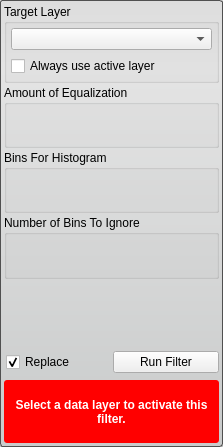
<?xml version="1.0" encoding="UTF-8"?>
<ui version="4.0">
 <class>HistogramEqualizationFilterInterface</class>
 <widget class="QWidget" name="HistogramEqualizationFilterInterface">
  <property name="geometry">
   <rect>
    <x>0</x>
    <y>0</y>
    <width>223</width>
    <height>447</height>
   </rect>
  </property>
  <property name="windowTitle">
   <string>Form</string>
  </property>
  <property name="styleSheet">
   <string notr="true">QWidget#HistogramEqualizationFilterInterface{
	border-radius: 3px;
	border: 1px solid rgb(80, 80,80);
	background-color: qlineargradient(spread:pad, x1:0.5, y1:0, x2:0.5, y2:0.960227, stop:0 rgba(221, 221, 221, 255), stop:0.155779 rgba(228, 228, 228, 255), stop:1 rgba(202, 204, 204, 255));      
}
</string>
  </property>
  <layout class="QVBoxLayout" name="verticalLayout">
   <property name="spacing">
    <number>2</number>
   </property>
   <property name="margin">
    <number>4</number>
   </property>
   <item>
    <widget class="QGroupBox" name="target_groupbox_">
     <property name="title">
      <string>Target Layer</string>
     </property>
     <layout class="QVBoxLayout" name="verticalLayout_4">
      <property name="margin">
       <number>4</number>
      </property>
      <item>
       <widget class="QtUtils::QtDropableComboBox" name="target_layer_">
        <property name="sizePolicy">
         <sizepolicy hsizetype="Ignored" vsizetype="Fixed">
          <horstretch>0</horstretch>
          <verstretch>0</verstretch>
         </sizepolicy>
        </property>
       </widget>
      </item>
      <item>
       <widget class="QWidget" name="widget" native="true">
        <property name="minimumSize">
         <size>
          <width>0</width>
          <height>20</height>
         </size>
        </property>
        <layout class="QHBoxLayout" name="horizontalLayout_2">
         <property name="spacing">
          <number>0</number>
         </property>
         <property name="margin">
          <number>0</number>
         </property>
         <item>
          <widget class="QCheckBox" name="use_active_layer_">
           <property name="text">
            <string>Always use active layer</string>
           </property>
          </widget>
         </item>
        </layout>
       </widget>
      </item>
     </layout>
    </widget>
   </item>
   <item>
    <widget class="QGroupBox" name="groupBox">
     <property name="title">
      <string>Amount of Equalization</string>
     </property>
     <layout class="QHBoxLayout" name="horizontalLayout_3">
      <property name="leftMargin">
       <number>4</number>
      </property>
      <property name="topMargin">
       <number>2</number>
      </property>
      <property name="rightMargin">
       <number>4</number>
      </property>
      <property name="bottomMargin">
       <number>4</number>
      </property>
      <item>
       <widget class="QtUtils::QtSliderDoubleCombo" name="amount_" native="true"/>
      </item>
     </layout>
    </widget>
   </item>
   <item>
    <widget class="QGroupBox" name="groupBox_2">
     <property name="title">
      <string>Bins For Histogram</string>
     </property>
     <layout class="QHBoxLayout" name="horizontalLayout_4">
      <property name="leftMargin">
       <number>4</number>
      </property>
      <property name="topMargin">
       <number>2</number>
      </property>
      <property name="rightMargin">
       <number>4</number>
      </property>
      <property name="bottomMargin">
       <number>4</number>
      </property>
      <item>
       <widget class="QtUtils::QtLogSliderIntCombo" name="bins_" native="true"/>
      </item>
     </layout>
    </widget>
   </item>
   <item>
    <widget class="QGroupBox" name="groupBox_3">
     <property name="title">
      <string>Number of Bins To Ignore</string>
     </property>
     <layout class="QHBoxLayout" name="horizontalLayout_5">
      <property name="leftMargin">
       <number>4</number>
      </property>
      <property name="topMargin">
       <number>2</number>
      </property>
      <property name="rightMargin">
       <number>4</number>
      </property>
      <property name="bottomMargin">
       <number>4</number>
      </property>
      <item>
       <widget class="QtUtils::QtSliderIntCombo" name="ignore_bins_" native="true"/>
      </item>
     </layout>
    </widget>
   </item>
   <item>
    <widget class="QtUtils::QtHistogramWidget" name="histogram_" native="true"/>
   </item>
   <item>
    <widget class="QWidget" name="replaceRunWidget" native="true">
     <property name="minimumSize">
      <size>
       <width>0</width>
       <height>32</height>
      </size>
     </property>
     <property name="maximumSize">
      <size>
       <width>16777215</width>
       <height>32</height>
      </size>
     </property>
     <layout class="QHBoxLayout" name="horizontalLayout" stretch="1,1">
      <property name="spacing">
       <number>0</number>
      </property>
      <property name="leftMargin">
       <number>2</number>
      </property>
      <property name="topMargin">
       <number>0</number>
      </property>
      <property name="rightMargin">
       <number>0</number>
      </property>
      <property name="bottomMargin">
       <number>0</number>
      </property>
      <item>
       <widget class="QCheckBox" name="replaceCheckBox">
        <property name="text">
         <string>Replace</string>
        </property>
        <property name="checked">
         <bool>true</bool>
        </property>
       </widget>
      </item>
      <item>
       <widget class="QPushButton" name="runFilterButton">
        <property name="text">
         <string>Run Filter</string>
        </property>
       </widget>
      </item>
     </layout>
    </widget>
   </item>
   <item>
    <widget class="QWidget" name="message_alert_" native="true">
     <property name="minimumSize">
      <size>
       <width>0</width>
       <height>32</height>
      </size>
     </property>
     <property name="styleSheet">
      <string notr="true">QLabel#message_{
	color: white;
	font: bold;
}

QWidget#message_alert_{
	border-radius: 3px;
	background-color: red;
}</string>
     </property>
     <layout class="QHBoxLayout" name="horizontalLayout_6">
      <property name="spacing">
       <number>0</number>
      </property>
      <property name="margin">
       <number>4</number>
      </property>
      <item>
       <widget class="QLabel" name="message_">
        <property name="text">
         <string>Select a data layer to activate this filter.</string>
        </property>
        <property name="alignment">
         <set>Qt::AlignCenter</set>
        </property>
        <property name="wordWrap">
         <bool>true</bool>
        </property>
       </widget>
      </item>
     </layout>
    </widget>
   </item>
  </layout>
 </widget>
 <customwidgets>
  <customwidget>
   <class>QtUtils::QtDropableComboBox</class>
   <extends>QComboBox</extends>
   <header location="global">QtUtils/Widgets/QtDropableComboBox.h</header>
  </customwidget>
  <customwidget>
   <class>QtUtils::QtSliderIntCombo</class>
   <extends>QWidget</extends>
   <header location="global">QtUtils/Widgets/QtSliderIntCombo.h</header>
   <container>1</container>
  </customwidget>
  <customwidget>
   <class>QtUtils::QtSliderDoubleCombo</class>
   <extends>QWidget</extends>
   <header location="global">QtUtils/Widgets/QtSliderDoubleCombo.h</header>
   <container>1</container>
  </customwidget>
  <customwidget>
   <class>QtUtils::QtLogSliderIntCombo</class>
   <extends>QWidget</extends>
   <header location="global">QtUtils/Widgets/QtLogSliderIntCombo.h</header>
   <container>1</container>
  </customwidget>
  <customwidget>
   <class>QtUtils::QtHistogramWidget</class>
   <extends>QWidget</extends>
   <header location="global">QtUtils/Widgets/QtHistogramWidget.h</header>
   <container>1</container>
  </customwidget>
 </customwidgets>
 <resources/>
 <connections/>
</ui>
